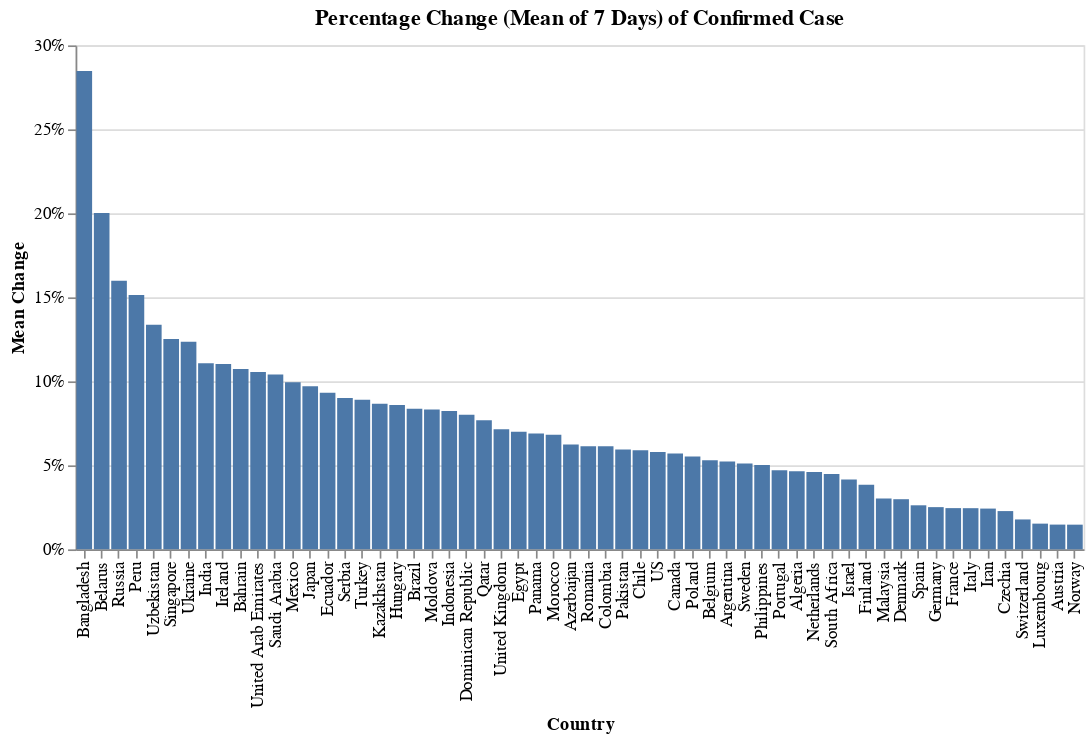

The notebook cell saved with this chart:
### Code cell
#hide_input
df_confirmed_latest = df_confirmed.groupby(['Date', 'Country']).sum().unstack().xs('Cases', axis=1).tail(2)
df_confirmed_latest = df_confirmed_latest.reset_index(drop=True).transpose()
df_confirmed_latest['New'] = df_confirmed_latest.diff(axis=1)[1]
df_confirmed_latest['Change'] = df_confirmed_latest.pct_change(axis=1)[1]

df_confirmed_pct_mean = df_confirmed.groupby(['Date', 'Country']).sum().unstack().xs('Cases', axis=1).pct_change().rolling(window=7).mean()
df_confirmed_pct_mean_latest = df_confirmed_pct_mean[-1:].reset_index(drop=True).transpose().sort_values(by=0,ascending=False).rename(columns={0: 'Change_Mean_7D'})
df_confirmed_latest = pd.merge(df_confirmed_latest, df_confirmed_pct_mean_latest, on = 'Country')
df_confirmed_latest['Trending'] = df_confirmed_latest['Change'] - df_confirmed_latest['Change_Mean_7D']

df_confirmed_latest = df_confirmed_latest.drop(columns=0).rename(columns={1: 'Total'}).sort_values(by=['Change', 'New', 'Trending'], ascending=False)
df_confirmed_major = df_confirmed_latest[(df_confirmed_latest['New'] > 50) & (df_confirmed_latest['Total'] > 1000)].reset_index()

alt.Chart(df_confirmed_major).mark_bar().encode(
    alt.X('Country:N', sort='-y'),
    alt.Y('Change_Mean_7D:Q', axis=alt.Axis(format='%'), title='Mean Change'),
    tooltip=list(df_confirmed_major)
).properties(
    width=600,
    title='Percentage Change (Mean of 7 Days) of Confirmed Case'
)

### Figure 1 — Vega-Lite specification as saved in the notebook (floating-point values rounded to 4 significant figures)
{"config": {"view": {"continuousWidth": 400, "continuousHeight": 300}}, "data": {"name": "data-a8e36f43f9e92b89d8622d94bcade830"}, "mark": "bar", "encoding": {"tooltip": [{"type": "nominal", "field": "Country"}, {"type": "quantitative", "field": "Total"}, {"type": "quantitative", "field": "New"}, {"type": "quantitative", "field": "Change"}, {"type": "quantitative", "field": "Change_Mean_7D"}, {"type": "quantitative", "field": "Trending"}], "x": {"type": "nominal", "field": "Country", "sort": "-y"}, "y": {"type": "quantitative", "axis": {"format": "%"}, "field": "Change_Mean_7D", "title": "Mean Change"}}, "title": "Percentage Change (Mean of 7 Days) of Confirmed Case", "width": 600, "$schema": "https://vega.github.io/schema/vega-lite/v4.8.1.json", "datasets": {"data-a8e36f43f9e92b89d8622d94bcade830": [{"Country": "Bangladesh", "Total": 1231, "New": 219.0, "Change": 0.2164, "Change_Mean_7D": 0.2848, "Trending": -0.06839}, {"Country": "Russia", "Total": 24490, "New": 3388.0, "Change": 0.1606, "Change_Mean_7D": 0.1599, "Trending": 0.0006313}, {"Country": "Singapore", "Total": 3699, "New": 447.0, "Change": 0.1375, "Change_Mean_7D": 0.1253, "Trending": 0.01219}, {"Country": "Belarus", "Total": 3728, "New": 447.0, "Change": 0.1362, "Change_Mean_7D": 0.2002, "Trending": -0.06397}, {"Country": "Brazil", "Total": 28320, "New": 3058.0, "Change": 0.1211, "Change_Mean_7D": 0.08364, "Trending": 0.03741}, {"Country": "Uzbekistan", "Total": 1302, "New": 137.0, "Change": 0.1176, "Change_Mean_7D": 0.1337, "Trending": -0.01607}, {"Country": "Ukraine", "Total": 3764, "New": 392.0, "Change": 0.1163, "Change_Mean_7D": 0.1235, "Trending": -0.007282}, {"Country": "Peru", "Total": 11475, "New": 1172.0, "Change": 0.1138, "Change_Mean_7D": 0.1514, "Trending": -0.03764}, {"Country": "Dominican Republic", "Total": 3614, "New": 328.0, "Change": 0.09982, "Change_Mean_7D": 0.08019, "Trending": 0.01962}, {"Country": "Bahrain", "Total": 1671, "New": 143.0, "Change": 0.09359, "Change_Mean_7D": 0.1074, "Trending": -0.01378}, {"Country": "Pakistan", "Total": 6383, "New": 546.0, "Change": 0.09354, "Change_Mean_7D": 0.05948, "Trending": 0.03406}, {"Country": "Ireland", "Total": 12547, "New": 1068.0, "Change": 0.09304, "Change_Mean_7D": 0.1103, "Trending": -0.01722}, {"Country": "Saudi Arabia", "Total": 5862, "New": 493.0, "Change": 0.09182, "Change_Mean_7D": 0.1041, "Trending": -0.01226}, {"Country": "Serbia", "Total": 4873, "New": 408.0, "Change": 0.09138, "Change_Mean_7D": 0.09007, "Trending": 0.001306}, {"Country": "United Arab Emirates", "Total": 5365, "New": 432.0, "Change": 0.08757, "Change_Mean_7D": 0.1056, "Trending": -0.01799}, {"Country": "Qatar", "Total": 3711, "New": 283.0, "Change": 0.08256, "Change_Mean_7D": 0.07692, "Trending": 0.005631}, {"Country": "Belgium", "Total": 33573, "New": 2454.0, "Change": 0.07886, "Change_Mean_7D": 0.0531, "Trending": 0.02576}, {"Country": "Mexico", "Total": 5399, "New": 385.0, "Change": 0.07679, "Change_Mean_7D": 0.09941, "Trending": -0.02263}, {"Country": "Argentina", "Total": 2443, "New": 166.0, "Change": 0.0729, "Change_Mean_7D": 0.05235, "Trending": 0.02055}, {"Country": "India", "Total": 12322, "New": 835.0, "Change": 0.07269, "Change_Mean_7D": 0.1107, "Trending": -0.03806}, {"Country": "Morocco", "Total": 2024, "New": 136.0, "Change": 0.07203, "Change_Mean_7D": 0.06827, "Trending": 0.00376}, {"Country": "Egypt", "Total": 2505, "New": 155.0, "Change": 0.06596, "Change_Mean_7D": 0.07005, "Trending": -0.004096}, {"Country": "Turkey", "Total": 69392, "New": 4281.0, "Change": 0.06575, "Change_Mean_7D": 0.08908, "Trending": -0.02333}, {"Country": "Indonesia", "Total": 5136, "New": 297.0, "Change": 0.06138, "Change_Mean_7D": 0.0823, "Trending": -0.02092}, {"Country": "Japan", "Total": 8100, "New": 455.0, "Change": 0.05952, "Change_Mean_7D": 0.09712, "Trending": -0.03761}, {"Country": "Moldova", "Total": 2049, "New": 115.0, "Change": 0.05946, "Change_Mean_7D": 0.08328, "Trending": -0.02382}, {"Country": "Poland", "Total": 7582, "New": 380.0, "Change": 0.05276, "Change_Mean_7D": 0.05528, "Trending": -0.002521}, {"Country": "Kazakhstan", "Total": 1295, "New": 63.0, "Change": 0.05114, "Change_Mean_7D": 0.08661, "Trending": -0.03547}, {"Country": "Romania", "Total": 7216, "New": 337.0, "Change": 0.04899, "Change_Mean_7D": 0.06142, "Trending": -0.01243}, {"Country": "United Kingdom", "Total": 99483, "New": 4638.0, "Change": 0.0489, "Change_Mean_7D": 0.0715, "Trending": -0.0226}, {"Country": "US", "Total": 636350, "New": 28680.0, "Change": 0.0472, "Change_Mean_7D": 0.058, "Trending": -0.0108}, {"Country": "Azerbaijan", "Total": 1253, "New": 56.0, "Change": 0.04678, "Change_Mean_7D": 0.06245, "Trending": -0.01566}, {"Country": "Chile", "Total": 8273, "New": 356.0, "Change": 0.04497, "Change_Mean_7D": 0.05893, "Trending": -0.01397}, {"Country": "Hungary", "Total": 1579, "New": 67.0, "Change": 0.04431, "Change_Mean_7D": 0.08598, "Trending": -0.04166}, {"Country": "Philippines", "Total": 5453, "New": 230.0, "Change": 0.04404, "Change_Mean_7D": 0.05026, "Trending": -0.00622}, {"Country": "Algeria", "Total": 2160, "New": 90.0, "Change": 0.04348, "Change_Mean_7D": 0.04648, "Trending": -0.002998}, {"Country": "Canada", "Total": 28208, "New": 1174.0, "Change": 0.04343, "Change_Mean_7D": 0.05703, "Trending": -0.0136}, {"Country": "Colombia", "Total": 3105, "New": 126.0, "Change": 0.0423, "Change_Mean_7D": 0.0613, "Trending": -0.019}, {"Country": "Sweden", "Total": 11927, "New": 482.0, "Change": 0.04211, "Change_Mean_7D": 0.05114, "Trending": -0.009023}, {"Country": "Israel", "Total": 12501, "New": 455.0, "Change": 0.03777, "Change_Mean_7D": 0.04154, "Trending": -0.003766}, {"Country": "South Africa", "Total": 2506, "New": 91.0, "Change": 0.03768, "Change_Mean_7D": 0.04487, "Trending": -0.007187}, {"Country": "Portugal", "Total": 18091, "New": 643.0, "Change": 0.03685, "Change_Mean_7D": 0.04708, "Trending": -0.01023}, {"Country": "Ecuador", "Total": 7858, "New": 255.0, "Change": 0.03354, "Change_Mean_7D": 0.09315, "Trending": -0.05961}, {"Country": "Spain", "Total": 177644, "New": 5103.0, "Change": 0.02958, "Change_Mean_7D": 0.02623, "Trending": 0.003347}, {"Country": "Panama", "Total": 3574, "New": 102.0, "Change": 0.02938, "Change_Mean_7D": 0.06895, "Trending": -0.03957}, {"Country": "Netherlands", "Total": 28316, "New": 736.0, "Change": 0.02669, "Change_Mean_7D": 0.04598, "Trending": -0.0193}, {"Country": "Germany", "Total": 134753, "New": 3394.0, "Change": 0.02584, "Change_Mean_7D": 0.02514, "Trending": 0.0007023}, {"Country": "Denmark", "Total": 6876, "New": 170.0, "Change": 0.02535, "Change_Mean_7D": 0.02985, "Trending": -0.004502}, {"Country": "France", "Total": 134582, "New": 3221.0, "Change": 0.02452, "Change_Mean_7D": 0.02455, "Trending": -2.804e-05}, {"Country": "Finland", "Total": 3237, "New": 76.0, "Change": 0.02404, "Change_Mean_7D": 0.03846, "Trending": -0.01442}, {"Country": "Iran", "Total": 76389, "New": 1512.0, "Change": 0.02019, "Change_Mean_7D": 0.02427, "Trending": -0.004079}, {"Country": "Luxembourg", "Total": 3373, "New": 66.0, "Change": 0.01996, "Change_Mean_7D": 0.01531, "Trending": 0.004646}, {"Country": "Norway", "Total": 6740, "New": 117.0, "Change": 0.01767, "Change_Mean_7D": 0.0147, "Trending": 0.002963}, {"Country": "Czechia", "Total": 6216, "New": 105.0, "Change": 0.01718, "Change_Mean_7D": 0.02278, "Trending": -0.0056}, {"Country": "Malaysia", "Total": 5072, "New": 85.0, "Change": 0.01704, "Change_Mean_7D": 0.0302, "Trending": -0.01316}, {"Country": "Italy", "Total": 165155, "New": 2667.0, "Change": 0.01641, "Change_Mean_7D": 0.02451, "Trending": -0.008094}, {"Country": "Switzerland", "Total": 26336, "New": 400.0, "Change": 0.01542, "Change_Mean_7D": 0.01781, "Trending": -0.002383}, {"Country": "Austria", "Total": 14336, "New": 110.0, "Change": 0.007732, "Change_Mean_7D": 0.01474, "Trending": -0.00701}]}}
